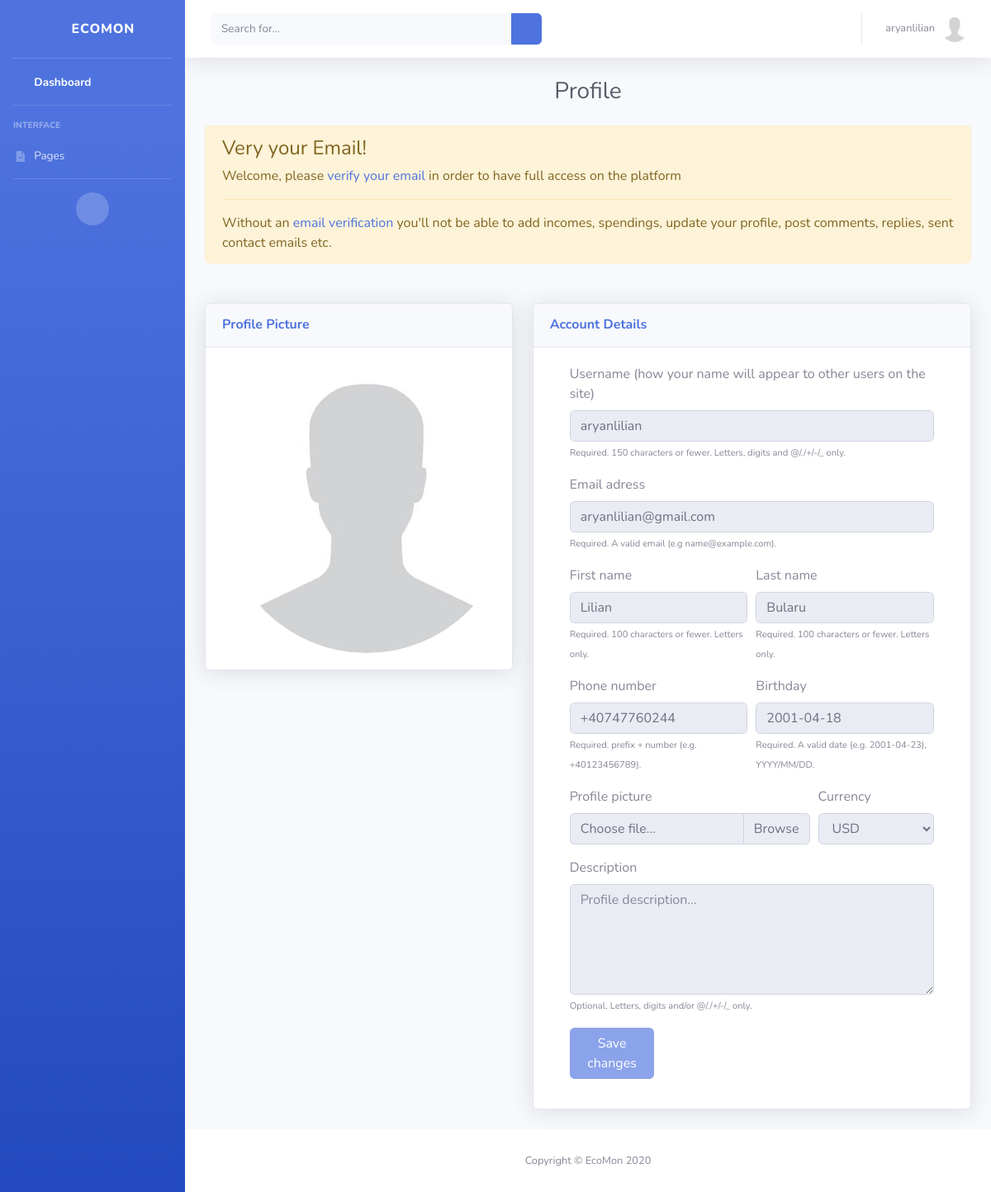
/users/profile/ (signed in), run on an earlier commit of the app's database.
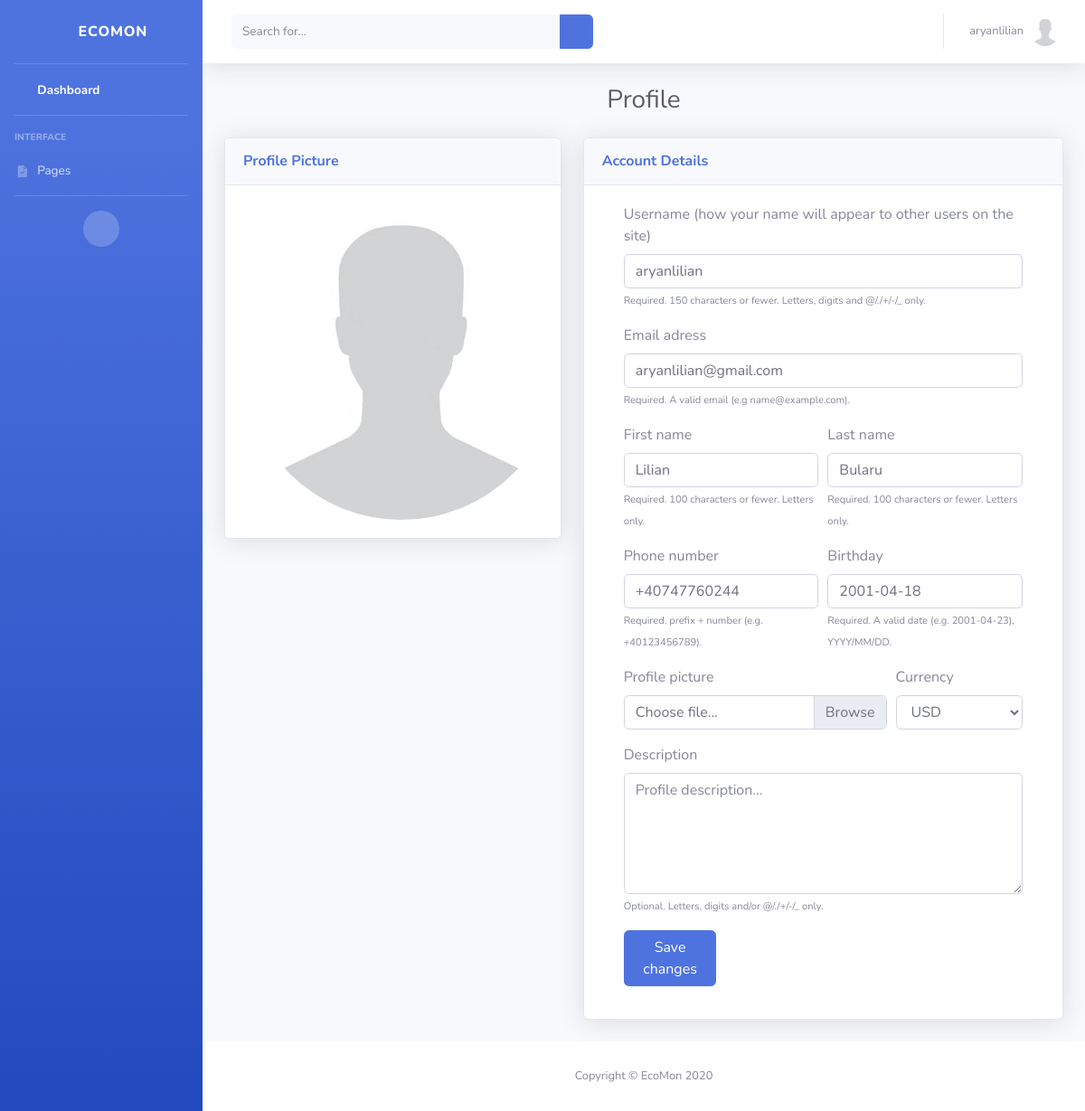
And on a later commit of the database.
### users/models.py (models this page shows, shortened)
class User(AbstractUser):
    email = models.EmailField(_('Email'), null=False, blank=False, unique=True)
    first_name = models.CharField(_('First Name'), max_length=100, null=False, blank=False)
    last_name = models.CharField(_('Last Name'), max_length=100, null=False, blank=False)
    birth_date = models.DateField(_('Birth Date'), auto_now_add=False, null=True, blank=True)
    phone_number = PhoneNumberField(_('Phone Number'), null=True, blank=True, unique=True)
    email_verified = models.BooleanField(_('Email Verified'), default=False)
    phone_number_verified = models.BooleanField(_('Phone Number Verified'), default=False)
    send_marketing_emails = models.BooleanField(_('Send marketing emails'), default=False)
    accept_terms_conditions_and_security_policy = models.BooleanField(
        _('Accept Terms and Conditions, Data Security Policy'),
        default=False
    )

class Profile(models.Model):
    class Currency(models.TextChoices):
        AED = 'AED', _('AED')
        AUD = 'AUD', _('AUD')
        BRL = 'BRL', _('BRL')
        CAD = 'CAD', _('CAD')
        CHF = 'CHF', _('CHF')
        CLP = 'CLP', _('CLP')
        CNY = 'CNY', _('CNY')
        COP = 'COP', _('COP')
        CZK = 'CZK', _('CZK')
        DKK = 'DKK', _('DKK')
        EUR = 'EUR', _('EUR')
        GBP = 'GBP', _('GBP')
        HKD = 'HKD', _('HKD')
        HUF = 'HUF', _('HUF')
        IDR = 'IDR', _('IDR')
        ILS = 'ILS', _('ILS')
        INR = 'INR', _('INR')
        JPY = 'JPY', _('JPY')
        KRW = 'KRW', _('KRW')
        MDL = 'MDL', _('MDL')
        MXN = 'MXN', _('MXN')
        MYR = 'MYR', _('MYR')
        NOK = 'NOK', _('NOK')
        NZD = 'NZD', _('NZD')
        PHP = 'PHP', _('PHP')
        PLN = 'PLN', _('PLN')
        RON = 'RON', _('RON')
        RUB = 'RUB', _('RUB')
        SAR = 'SAR', _('SAR')
        SEK = 'SEK', _('SEK')
        SGD = 'SGD', _('SGD')
        THB = 'THB', _('THB')
        TRY = 'TRY', _('TRY')
        TWD = 'TWD', _('TWD')
        USD = 'USD', _('USD')
        ZAR = 'ZAR', _('ZAR')
    user = models.OneToOneField(User, on_delete=models.CASCADE)
    image = models.ImageField(_('Avatar'), default='default.jpg', upload_to='profile_pics')
    description = models.TextField(_('Description'), null=True, blank=True)
    created_date = models.DateTimeField(_('Created Date/Time'), auto_now_add=True)
    updated_date = models.DateTimeField(_('Updated Date/Time'), auto_now=True)
    currency = models.CharField(
        _('Currency'), max_length=3, choices=Currency.choices, default=Currency.USD
    )

### users/views.py (the view, shortened to what this page needs)
# urls.py: path('profile/', ProfileView.as_view(), name='profile'),
class ProfileView(LoginRequiredMixin, View):
    template_name = 'users/profile.html'
    def get(self, request, *args, **kwargs):
        context = self.get_context_data(**kwargs)
        return render(request, self.template_name, context)
    def get_context_data(self, **kwargs):
        user_update_form = UserUpdateForm(
            instance=self.request.user
        )
        profile_update_form = ProfileUpdateForm(
            instance=self.request.user.profile
        )
        context = {
            'title' : template_titles['profile_title'],
            'user_update_form' : user_update_form,
            'profile_update_form' : profile_update_form,
            'phone_number_help_text' : help_texts['phone_number']
        }
        return context

### users/forms.py (shortened to what this page needs)
class UserUpdateForm(forms.ModelForm):
    email = forms.EmailField(widget=forms.EmailInput(), help_text=help_texts['email'])
    first_name = forms.CharField(widget=forms.TextInput(), help_text=help_texts['only_letters'])
    last_name = forms.CharField(widget=forms.TextInput(), help_text=help_texts['only_letters'])
    birth_date = forms.DateField(help_text=help_texts['date'])
    phone_number = PhoneNumberField()
    class Meta:
        model = User
        fields = [
            'username',
            'email',
            'first_name',
            'last_name',
            'birth_date',
            'phone_number',
        ]

class ProfileUpdateForm(forms.ModelForm):
    image = forms.ImageField(widget=forms.FileInput())
    description = forms.CharField(widget=forms.Textarea(
        attrs={'rows': 5, 'cols': 82}),
        help_text=help_texts['profile_description'],
        required=False
    )
    class Meta:
        model = Profile
        fields = [
            'image',
            'description',
            'currency',
        ]

### templates/users/profile.html (shortened to what the changed rows need)
{% extends 'users/base.html' %}
{% load widget_tweaks %}
{% block content %}
    <div class="row">
        <div class="col-xl-5 col-lg-3">
            <div class="card shadow mb-4">
                <div class="card-body">
                    <img class="img-profile rounded-circle" src="{{ user.profile.image.url }}">
                </div>
            </div>
        </div>
        <div class="col-xl-7 col-lg-7">
            <div class="card shadow mb-4">
                <div class="card-body">
                    <div class="container">
                        <form method="POST">
                            <div class="form-row">
                                <div class="form-group col-md-12">
                                    <label for="username">Username (how your name will appear to other users on the site)</label>
                                    {% if not user.email_verified %}
                                        {% render_field user_update_form.username class="form-control" placeholder="username" id="username" readonly=True %}
                                    {% else %}
                                        {% render_field user_update_form.username class="form-control" placeholder="username" id="username" %}
                                    {% endif %}
                                    {% if not user_update_form.username.errors %}
                                        <small class="text-xs font-weight text-secondary">{{ user_update_form.username.help_text }}</small>
                                    {% endif %}
                                </div>
                            </div>
                            <div class="form-row">
                                <div class="form-group col-md-12">
                                    <label for="email">Email adress</label>
                                    {% if not user.email_verified %}
                                        {% render_field user_update_form.email class="form-control" placeholder="name@example.com" id="email" readonly=True %}
                                    {% else %}
                                        {% render_field user_update_form.email class="form-control" placeholder="name@example.com" id="email" %}
                                    {% endif %}
                                    {% if not user_update_form.email.errors %}
                                        <small class="text-xs font-weight text-secondary">{{ user_update_form.email.help_text }}</small>
                                    {% endif %}
                                </div>
                            </div>
                            <div class="form-row">
                                <div class="form-group col-md-6">
                                    <label for="firstName">First name</label>
                                    {% if not user.email_verified %}
                                        {% render_field user_update_form.first_name class="form-control" placeholder="John" id="firstName" readonly=True %}
                                    {% else %}
                                        {% render_field user_update_form.first_name class="form-control" placeholder="John" id="firstName" %}
                                    {% endif %}
                                    {% if not user_update_form.first_name.errors %}
                                        <small class="text-xs font-weight text-secondary">{{ user_update_form.first_name.help_text }}</small>
                                    {% endif %}
                                </div>
                                <div class="form-group col-md-6">
                                    <label for="lastName">Last name</label>
                                    {% if not user.email_verified %}
                                        {% render_field user_update_form.last_name class="form-control" placeholder="Hanks" id="lastName" readonly=True %}
                                    {% else %}
                                        {% render_field user_update_form.last_name class="form-control" placeholder="Hanks" id="lastName" %}
                                    {% endif %}
                                    {% if not user_update_form.last_name.errors %}
                                        <small class="text-xs font-weight text-secondary">{{ user_update_form.last_name.help_text }}</small>
                                    {% endif %}
                                </div>
                            </div>
                            <div class="form-row">
                                <div class="form-group col-md-6">
                                    <label for="phoneNumber">Phone number</label>
                                    {% if not user.email_verified %}
                                        {% render_field user_update_form.phone_number class="form-control" placeholder="123-345-678" id="phoneNumber" readonly=True %}
                                    {% else %}
                                        {% render_field user_update_form.phone_number class="form-control" placeholder="123-345-678" id="phoneNumber" %}
                                    {% endif %}
                                    {% if not user_update_form.phone_number.errors %}
                                        <small class="text-xs font-weight text-secondary">{{ phone_number_help_text }}</small>
                                    {% endif %}
                                </div>
                                <div class="form-group col-md-6">
                                    <label for="birthday">Birthday</label>
                                    {% if not user.email_verified %}
                                        {% render_field user_update_form.birth_date class="form-control" placeholder="06/01/2002" id="birthday" readonly=True %}
                                    {% else %}
                                        {% render_field user_update_form.birth_date class="form-control" placeholder="06/01/2002" id="birthday" %}
                                    {% endif %}
                                    {% if not user_update_form.birth_date.errors %}
                                        <small class="text-xs font-weight text-secondary">{{ user_update_form.birth_date.help_text }}</small>
                                    {% endif %}
                                </div>
                            </div>
                            <div class="form-row">
                                <div class="form-group col-md-4">
                                    <label for="currency">Currency</label>
                                    {% if not user.email_verified %}
                                        {% render_field profile_update_form.currency id="currency" class="form-control" disabled=True %}
                                    {% else %}
                                        {% render_field profile_update_form.currency id="currency" class="form-control" %}
                                    {% endif %}
                                </div>
                            </div>
                            <div class="form-row">
                                <div class="form-group col-md-12">
                                    <label for="description">Description</label>
                                    {% if not user.email_verified %}
                                        {% render_field profile_update_form.description class="form-control" id="description" placeholder="Profile description..."  readonly=True %}
                                    {% else %}
                                        {% render_field profile_update_form.description class="form-control" id="description" placeholder="Profile description..." %}
                                    {% endif %}
                                    {% if not profile_update_form.description.errors %}
                                        <small class="text-xs font-weight text-secondary">{{ profile_update_form.description.help_text }}</small>
                                    {% endif %}
                                </div>
                            </div>
                        </form>
                    </div>
                </div>
            </div>
        </div>
    </div>
{% endblock %}

### templates/users/base.html (shortened to what the changed rows need)
{% load static %}
<!DOCTYPE html>
<html lang="en">
<head>
    <link href="{% static 'vendor/fontawesome-free/css/all.min.css' %}" rel="stylesheet" type="text/css">
    <link href="{% static 'css/sb-admin-2.min.css' %}" rel="stylesheet">
    <link href="{% static 'vendor/datatables/dataTables.bootstrap4.min.css' %}" rel="stylesheet">
</head>
<body id="page-top">
    <div id="wrapper">
        <div id="content-wrapper" class="d-flex flex-column">
            <div id="content">
                <nav class="navbar navbar-expand navbar-light bg-white topbar mb-4 static-top shadow">
                    <ul class="navbar-nav ml-auto">
                        <li class="nav-item dropdown no-arrow">
                            <a class="nav-link dropdown-toggle" href="#" id="userDropdown" role="button"
                                data-toggle="dropdown" aria-haspopup="true" aria-expanded="false">
                                <span class="mr-2 d-none d-lg-inline text-gray-600 small">{{ user.username }}</span>
                                <img class="img-profile rounded-circle" src="{{ user.profile.image.url }}">
                            </a>
                        </li>
                    </ul>
                </nav>
                <div class="container-fluid">
                    <div class="d-sm-flex align-items-center justify-content-center mb-4">
                        <h1 class="h3 mb-0 text-gray-800">{{ title }}</h1>
                    </div>
                    {% if not user.email_verified %}
                        <div class="alert alert-warning mb-5" role="alert">
                            <h4 class="alert-heading">Very your Email!</h4>
                            <p>Welcome, please <a href="{% url 'email-verification' %}">verify your email</a> in order to have full access on the platform</p>
                            <hr>
                            <p class="mb-0">Without an <a href="{% url 'email-verification' %}">email verification</a> you'll not be able to add incomes, spendings, update your profile, post comments, replies, sent contact emails etc.</p>
                        </div>
                    {% endif %}
                    {% block content %}
                    {% endblock %}
                </div>
            </div>
        </div>
    </div>
</body>
</html>

What changed in the data, as far as the page shows it:
changed User "aryanlilian": email_verified False → True (drawn)
Also different on the page:
text no longer shown: "Very your Email! Welcome, please verify your email in order to have full access on the platform Without an email verification you'll not be able to add incomes, spendings, update your profile, post comments, replies, sent contact emails etc."
